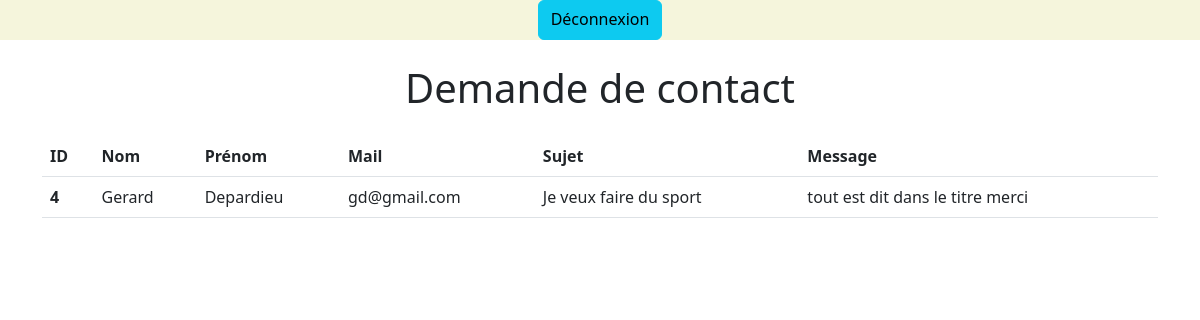
Page /Admin/Formulaire/single.php?id=4 (signed in) on the committed database.
### tables this page shows
CREATE TABLE IF NOT EXISTS `contact` (
  `id` int(11) NOT NULL AUTO_INCREMENT,
  `nom` varchar(255) NOT NULL,
  `prenom` varchar(255) NOT NULL,
  `mail` varchar(255) NOT NULL,
  `sujet` varchar(255) NOT NULL,
  `message` longtext NOT NULL,
  PRIMARY KEY (`id`)
);

### Admin/Formulaire/single.php (the view, shortened to what this page needs)
<?php
    if (isset($_GET['id'])) {
        $id = intval($_GET['id']);
        if ($id > 0) {
            include '../../Config/bdd.php';
            $sql = "SELECT * FROM contact WHERE id = " . $_GET['id'];
            $req = $bdd->prepare($sql);
            $req->execute([':id' => $id]);
            $contact = $req->fetch(PDO::FETCH_ASSOC);
        }
    }
    include "../Includes/head.php";
    include "../Includes/header.php";
?>
<body>
    <div class="container">
        <div class="text-center">
            <h1 class="mt-4">Demande de contact</h1>
        </div>
        <table class="table mt-4">
            <thead>
                <tr>
                    <th scope="col">ID</th>
                    <th scope="col">Nom</th>
                    <th scope="col">Prénom</th>
                    <th scope="col">Mail</th>
                    <th scope="col">Sujet</th>
                    <th scope="col">Message</th>
                </tr>
            </thead>
            <tbody>
                <tr>
                    <th scope="row"><?= $contact['id'];  ?></th>
                    <td><?= $contact['nom'];  ?></td>
                    <td><?= $contact['prenom'];  ?></td>
                    <td><?= $contact['mail'];  ?></td>
                    <td><?= $contact['sujet'];  ?></td>
                    <td><?= $contact['message'];  ?></td>
                </tr>
            </tbody>
        </table>
    </div>
</body>
</html>

### Admin/CSS/style.css (style rules this page uses)
* { margin: 0; padding: 0; }

### rows in the picture
contact: id "4", nom "Gerard", prenom "Depardieu", mail "gd@gmail.com", sujet "Je veux faire du sport", message "tout est dit dans le titre merci"
